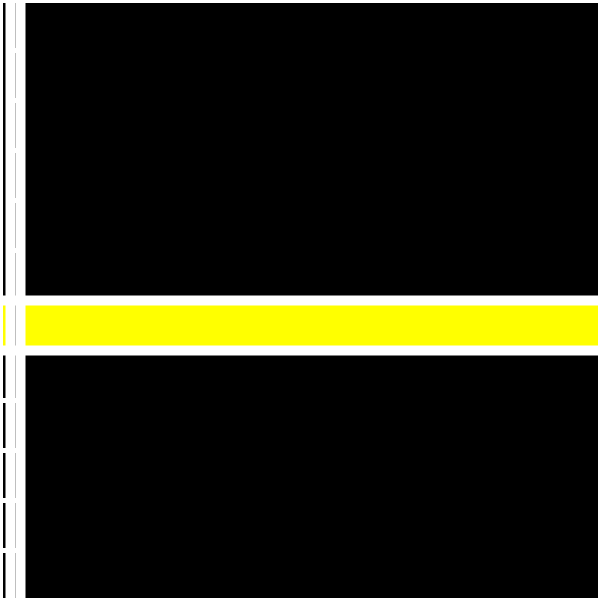
Frame 1 (no input)
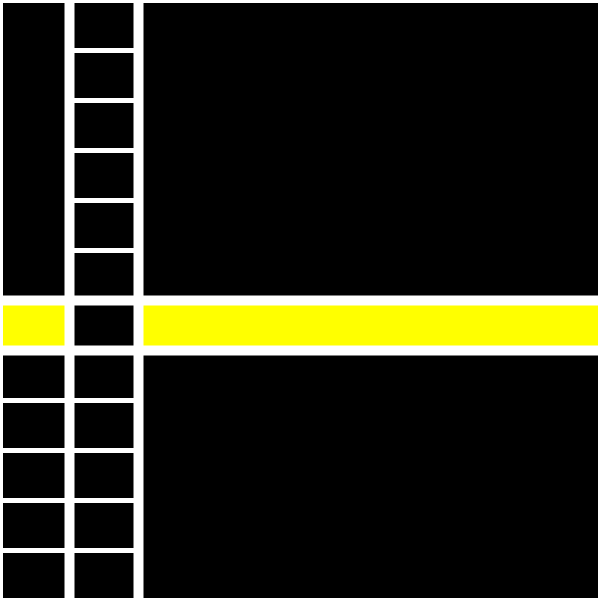
Frame 60 (the mouse pressed at the canvas centre just before this capture)
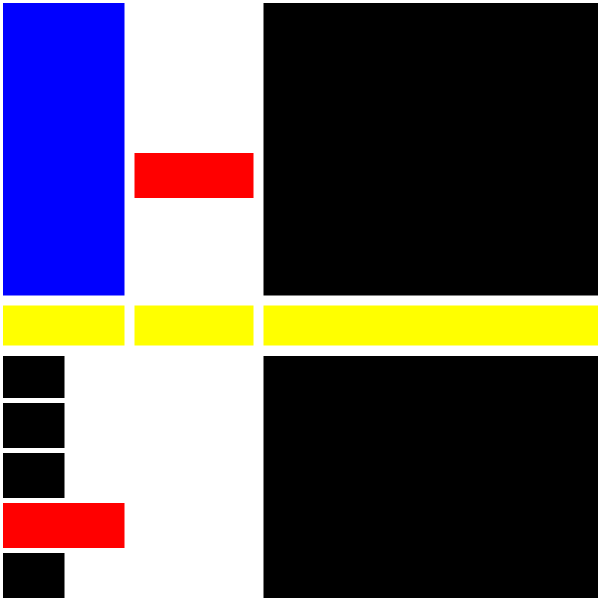
Frame 120 (the mouse held since frame 60 and released just before this capture)

The Processing sketch that drew these frames (run headless with seeded random() and noise(); from frame 60 on, the mouse is pressed at the canvas centre):

// Processing sketch: processing_58058
// ── processing_58058.pde

// Created by Emily Chang
// ARCH 2503 Digital Media, Department of Architecture, Cornell AAP

int x= 10;
int y= 10;
int dir=1;
float speed=0.5;
void setup() {
  size(600, 600); 
  noCursor();
  smooth();
}

void draw () {


  fill(0, 0, mouseX); //blue
  noStroke();
  rect(0, 0, x, 300); 


  noStroke();

  fill(255, 255, 0); //yellow

  rect(0, 300, 600, 50);

  fill(mouseX); //lightgray

  rect(x, 0, y, 50);
  rect(x, 50, y, 50);
  rect(x, 100, y, 50);

  rect(x, 200, y, 50);
  rect(x, 250, y, 50);
  rect(x, 300, y, 50);
  rect(x, 350, y, 50);
  rect(x, 400, y, 50);
  rect(x, 450, y, 50);
  rect(x, 500, y, 50);
  rect(x, 550, y, 50);

  rect(0, 350, x, 50);
  rect(0, 400, x, 50);
  rect(0, 450, x, 50);
  fill(mouseX, 0, 0);//red
  rect(x, 150, y, 50);
  rect(0, 500, x, 50);
  fill(mouseX); //white
  rect(0, 550, x, 50);
  fill(0); //black
  rect(x+y, 0, 600-x-y, 300);

  fill(mouseY);
  rect(x+y, 350, 600-x-y, 250);



  stroke(255);
  strokeWeight(5);
  noFill();
  rect(0, 0, 600, 600);
  strokeWeight(10);
  line(x, 0, x, 600);
  line(x+y, 0, x+y, 600);
  line(0, 300, 600, 300);
  line(0, 350, 600, 350);
  strokeWeight(5);
  line(x, 50, x+y, 50);
  line(x, 100, x+y, 100);
  line(x, 150, x+y, 150);
  line(x, 200, x+y, 200);
  line(x, 250, x+y, 250);
  line(x, 400, x+y, 400);
  line(x, 450, x+y, 450);
  line(x, 500, x+y, 500);
  line(x, 550, x+y, 550);

  line(0, 400, x, 400);
  line(0, 450, x, 450);
  line(0, 500, x, 500);
  line(0, 550, x, 550);

  x += dir;
  y += dir;

  x += speed*dir;
  if (x>550||x<0) {
    dir=dir*-1;
  }
  y += speed*dir;
  if (x<10) {
    dir=dir*-1;
  }
  if (y<0) {
    dir=dir*-1;
  }
}
